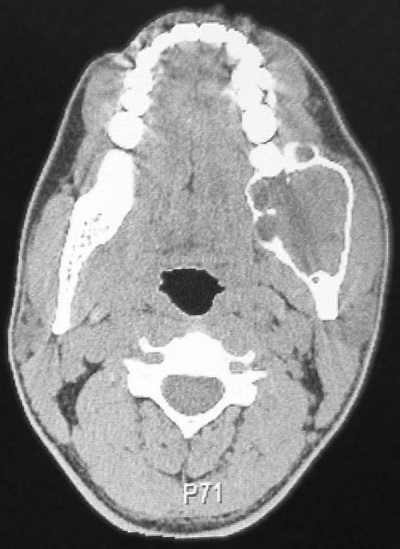
%> input picture Lingraj/Lab1/CT.jpg, 400 x 549 px
$ octave Lab1lingi.m   (GNU Octave 9; MATLAB toolbox functions it lacks are replaced by stand-ins)
%> lines starting %> are read from the running program, lines starting %| are printed output that depends on the picture; in (x1, y1, x2, y2) boxes, pixels count from 0 and x2, y2 are one past the last pixel; in counts of white or black regions, pixels touching at a corner belong together; the program's own positions count from 1
%Explore some basic commands of image processing in MATLAB

a=imread('CT.jpg');
%> a is the input picture: size 549x400x3 uint8; min 13, max 255, mean 131.9
imshow(a);

imwrite(a,'a.jpg');

rgbgray=rgb2gray(a);
imwrite(rgbgray,'rgbgray.jpg');

rbgind=rgb2ind(a,64);
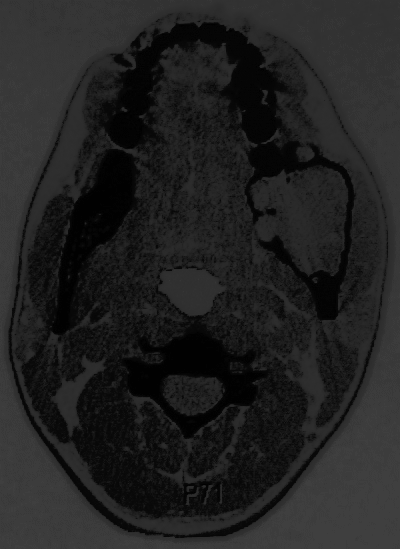
%> rbgind: size 549x400 uint8; min 1, max 63, mean 33.4
imwrite(a,'rgbind.jpg');

[grayind64 map64]=gray2ind(rgbgray,64);
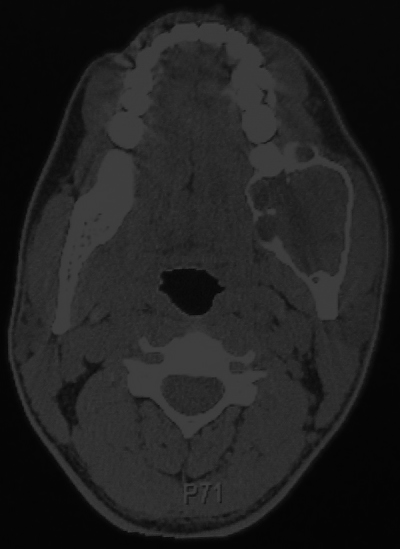
%> grayind64: size 549x400 uint8; min 3, max 63, mean 32.6
%> map64 = 64 rows, first 12: [0 0 0; 0.0159 0.0159 0.0159; 0.0317 0.0317 0.0317; 0.0476 0.0476 0.0476; 0.0635 0.0635 0.0635; 0.0794 0.0794 0.0794; 0.0952 0.0952 0.0952; 0.111 0.111 0.111; 0.127 0.127 0.127; 0.143 0.143 0.143; 0.159 0.159 0.159; 0.175 0.175 0.175]
imwrite(grayind64,map64,'grayind64.jpg');


imbw=im2bw(a);
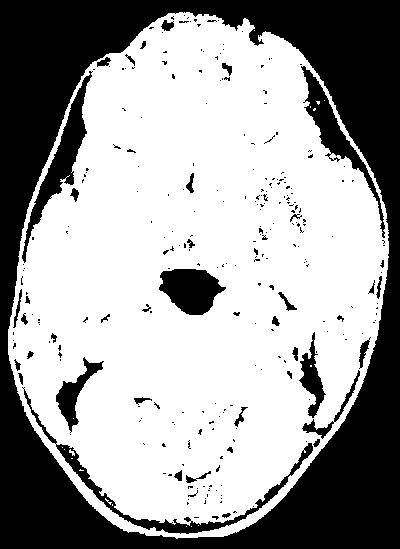
%> imbw: size 549x400 logical; 62.5% white; 275 black regions (234 under 20 px), largest, box (x1, y1, x2, y2) and area: (0, 0, 400, 549) 67867, (22, 71, 93, 263) 2596, (22, 387, 313, 534) 2433
imwrite(imbw,'imbw.jpg');

indgray=ind2gray(grayind64,map64);
imwrite(indgray,'indgray.jpg');

crop=imcrop(rgbgray,[129 194 60 70]);
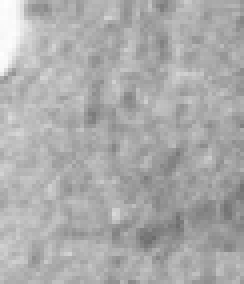
%> crop: size 71x61 uint8 (shown 4 times larger); min 109, max 254, mean 171.2
imwrite(crop,'crop.jpg');

imtool(rgbgray);

info = imfinfo('CT.jpg');
imageinfo(info);
%> (this line was passed over: imageinfo is not available in this run)

resizeda=imresize(rgbgray,.25);
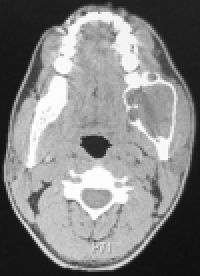
%> resizeda: size 138x100 uint8 (shown 2 times larger); min 15, max 255, mean 131.9
imwrite(resizeda,'resized1_4.jpg');

resizedb=imresize(rgbgray,4);
imwrite(resizedb,'resized4.jpg');

edges=edge(imbw,'canny');
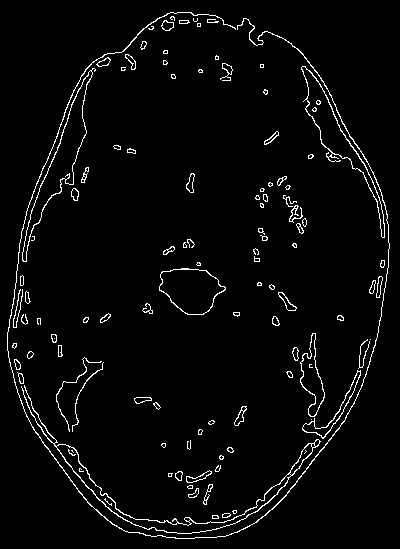
%> edges: size 549x400 logical; 3.3% white in thin lines or dots
imwrite(edges,'cannyedge.jpg');

$ run again, with Lingraj/Lab1/imshow.jpg copied over Lingraj/Lab1/CT.jpg
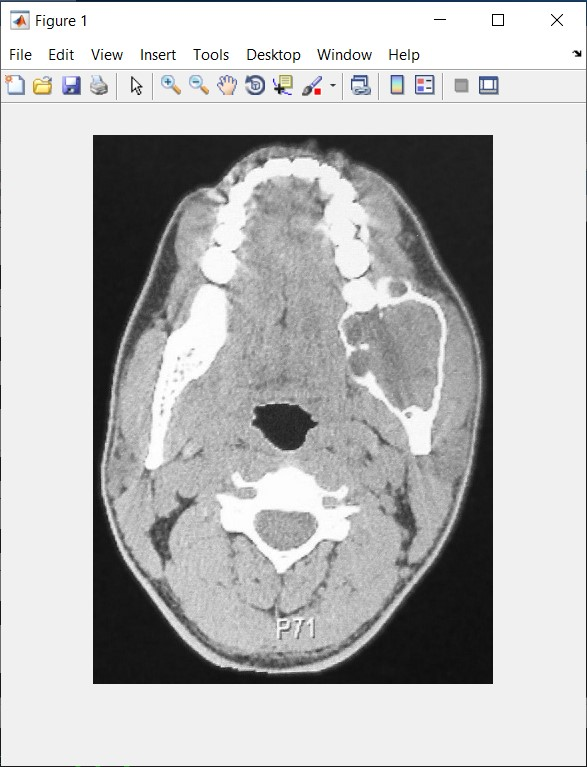
%> input picture Lingraj/Lab1/imshow.jpg, 587 x 767 px
%> a is the input picture: size 767x587x3 uint8; mean R, G, B 185.4, 185.5, 185.6
%> map64 = 64 rows, first 12: [0 0 0; 0.0159 0.0159 0.0159; 0.0317 0.0317 0.0317; 0.0476 0.0476 0.0476; 0.0635 0.0635 0.0635; 0.0794 0.0794 0.0794; 0.0952 0.0952 0.0952; 0.111 0.111 0.111; 0.127 0.127 0.127; 0.143 0.143 0.143; 0.159 0.159 0.159; 0.175 0.175 0.175]
%> `imbw=im2bw(a);`:
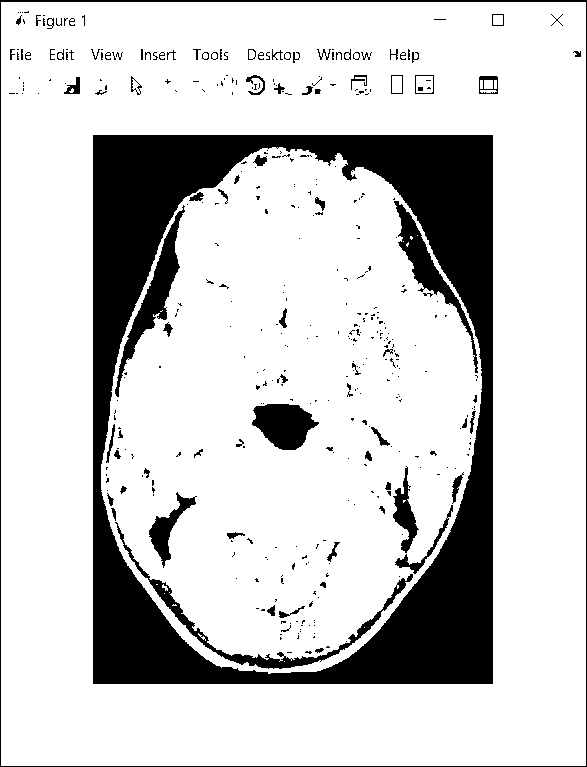
%> imbw: size 767x587 logical; 80.5% white; 402 black regions (311 under 20 px), largest, box (x1, y1, x2, y2) and area: (93, 135, 493, 684) 67876, (0, 0, 587, 767) 3289, (115, 205, 185, 397) 2587
%> `edges=edge(imbw,'canny');`:
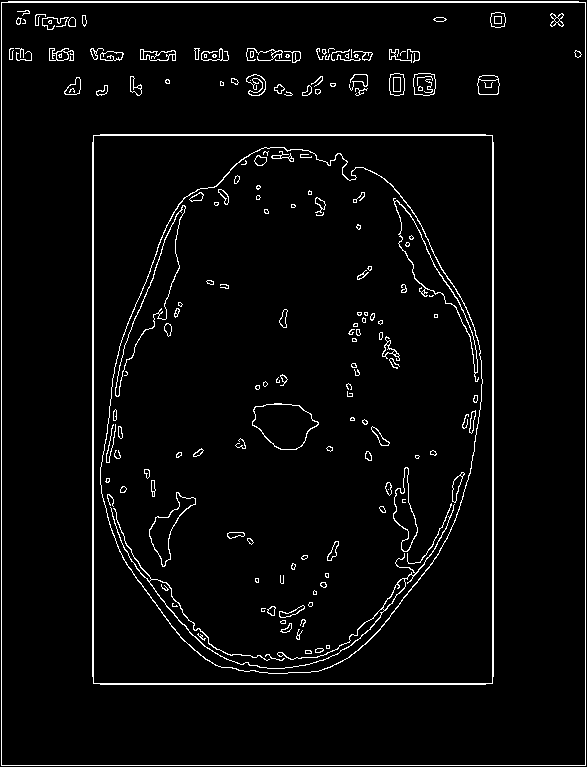
%> edges: size 767x587 logical; 3.8% white in thin lines or dots

$ run again, with Lingraj/Lab1/imtool.jpg copied over Lingraj/Lab1/CT.jpg
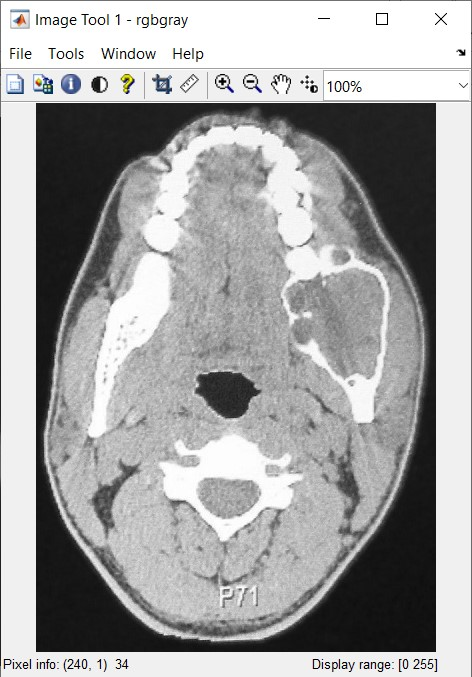
%> input picture Lingraj/Lab1/imtool.jpg, 472 x 677 px
%> a is the input picture: size 677x472x3 uint8; mean R, G, B 163.9, 164, 164
%> map64 = 64 rows, first 12: [0 0 0; 0.0159 0.0159 0.0159; 0.0317 0.0317 0.0317; 0.0476 0.0476 0.0476; 0.0635 0.0635 0.0635; 0.0794 0.0794 0.0794; 0.0952 0.0952 0.0952; 0.111 0.111 0.111; 0.127 0.127 0.127; 0.143 0.143 0.143; 0.159 0.159 0.159; 0.175 0.175 0.175]
%> `imbw=im2bw(a);`:
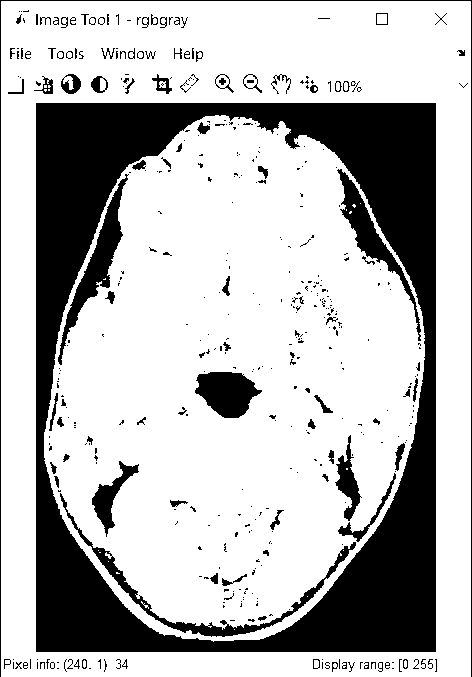
%> imbw: size 677x472 logical; 72.7% white; 428 black regions (324 under 20 px), largest, box (x1, y1, x2, y2) and area: (36, 103, 436, 652) 67869, (58, 174, 129, 365) 2590, (60, 493, 356, 637) 2448
%> `edges=edge(imbw,'canny');`:
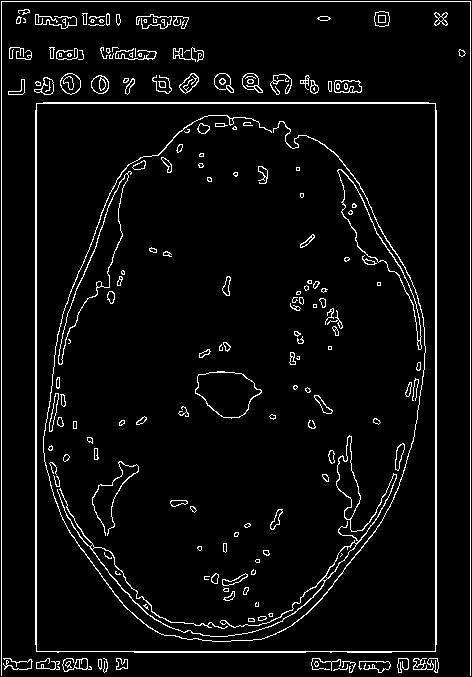
%> edges: size 677x472 logical; 5% white in thin lines or dots
